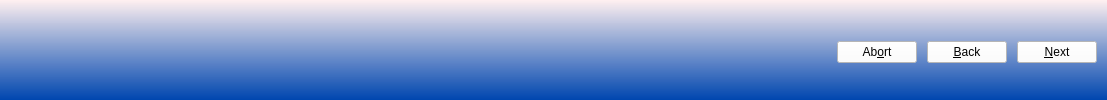
     <widget class="QWidget" name="footerWidget" native="true">
      <property name="sizePolicy">
       <sizepolicy hsizetype="Preferred" vsizetype="Fixed">
        <horstretch>0</horstretch>
        <verstretch>0</verstretch>
       </sizepolicy>
      </property>
      <property name="autoFillBackground">
       <bool>false</bool>
      </property>
      <property name="styleSheet">
       <string notr="true">background-color: qlineargradient(spread:pad, x1:1, y1:1, x2:1, y2:0, stop:0 rgba(0, 70, 175, 255), stop:1 rgba(255, 240, 240, 240));</string>
      </property>
      <layout class="QHBoxLayout" name="horizontalLayout_2">
       <property name="spacing">
        <number>10</number>
       </property>
       <property name="leftMargin">
        <number>5</number>
       </property>
       <property name="topMargin">
        <number>10</number>
       </property>
       <property name="rightMargin">
        <number>10</number>
       </property>
       <property name="bottomMargin">
        <number>5</number>
       </property>
       <item>
        <widget class="QPushButton" name="pushHardware">
         <property name="minimumSize">
          <size>
           <width>0</width>
           <height>0</height>
          </size>
         </property>
         <property name="toolTip">
          <string/>
         </property>
         <property name="statusTip">
          <string>Display hardware compatibility diagnostic</string>
         </property>
         <property name="text">
          <string/>
         </property>
         <property name="icon">
          <iconset resource="sysinstaller.qrc">
           <normaloff>:/modules/images/systemsettings.png</normaloff>:/modules/images/systemsettings.png</iconset>
         </property>
         <property name="iconSize">
          <size>
           <width>32</width>
           <height>32</height>
          </size>
         </property>
         <property name="flat">
          <bool>true</bool>
         </property>
        </widget>
       </item>
       <item>
        <widget class="QPushButton" name="pushNetwork">
         <property name="statusTip">
          <string>Manage network connectivity</string>
         </property>
         <property name="text">
          <string/>
         </property>
         <property name="icon">
          <iconset resource="sysinstaller.qrc">
           <normaloff>:/modules/images/networkwired.png</normaloff>:/modules/images/networkwired.png</iconset>
         </property>
         <property name="iconSize">
          <size>
           <width>32</width>
           <height>32</height>
          </size>
         </property>
         <property name="flat">
          <bool>true</bool>
         </property>
        </widget>
       </item>
       <item>
        <widget class="QPushButton" name="helpButton">
         <property name="statusTip">
          <string>Display help for the current screen</string>
         </property>
         <property name="text">
          <string/>
         </property>
         <property name="icon">
          <iconset resource="sysinstaller.qrc">
           <normaloff>:/modules/images/help-hint.png</normaloff>:/modules/images/help-hint.png</iconset>
         </property>
         <property name="iconSize">
          <size>
           <width>32</width>
           <height>32</height>
          </size>
         </property>
         <property name="flat">
          <bool>true</bool>
         </property>
        </widget>
       </item>
       <item>
        <widget class="QPushButton" name="pushTouchKeyboard">
         <property name="toolTip">
          <string/>
         </property>
         <property name="statusTip">
          <string>Launch the on-screen keyboard</string>
         </property>
         <property name="text">
          <string/>
         </property>
         <property name="icon">
          <iconset resource="sysinstaller.qrc">
           <normaloff>:/PCBSD/images/input-keyboard.png</normaloff>:/PCBSD/images/input-keyboard.png</iconset>
         </property>
         <property name="iconSize">
          <size>
           <width>32</width>
           <height>32</height>
          </size>
         </property>
         <property name="flat">
          <bool>true</bool>
         </property>
        </widget>
       </item>
       <item>
        <widget class="QPushButton" name="pushChangeKeyLayout">
         <property name="toolTip">
          <string/>
         </property>
         <property name="statusTip">
          <string>Switch between US layout and user selected layout</string>
         </property>
         <property name="text">
          <string/>
         </property>
         <property name="icon">
          <iconset resource="sysinstaller.qrc">
           <normaloff>:/modules/images/keyboard.png</normaloff>:/modules/images/keyboard.png</iconset>
         </property>
         <property name="iconSize">
          <size>
           <width>32</width>
           <height>32</height>
          </size>
         </property>
         <property name="autoDefault">
          <bool>false</bool>
         </property>
         <property name="default">
          <bool>false</bool>
         </property>
         <property name="flat">
          <bool>true</bool>
         </property>
        </widget>
       </item>
       <item>
        <widget class="QPushButton" name="pushShell">
         <property name="toolTip">
          <string>Emergency Shell and Utilities</string>
         </property>
         <property name="statusTip">
          <string>Emergency Shell and Utilities</string>
         </property>
         <property name="text">
          <string/>
         </property>
         <property name="icon">
          <iconset resource="sysinstaller.qrc">
           <normaloff>:/PCBSD/images/terminal.png</normaloff>:/PCBSD/images/terminal.png</iconset>
         </property>
         <property name="iconSize">
          <size>
           <width>32</width>
           <height>32</height>
          </size>
         </property>
         <property name="flat">
          <bool>true</bool>
         </property>
        </widget>
       </item>
       <item>
        <spacer name="horizontalSpacer">
         <property name="orientation">
          <enum>Qt::Horizontal</enum>
         </property>
         <property name="sizeHint" stdset="0">
          <size>
           <width>532</width>
           <height>20</height>
          </size>
         </property>
        </spacer>
       </item>
       <item>
        <widget class="QPushButton" name="abortButton">
         <property name="statusTip">
          <string>Cancel the installation</string>
         </property>
         <property name="styleSheet">
          <string notr="true">background-color: rgb(255, 255, 255);</string>
         </property>
         <property name="text">
          <string>Ab&amp;ort</string>
         </property>
         <property name="iconSize">
          <size>
           <width>20</width>
           <height>20</height>
          </size>
         </property>
        </widget>
       </item>
       <item>
        <widget class="QPushButton" name="backButton">
         <property name="statusTip">
          <string/>
         </property>
         <property name="styleSheet">
          <string notr="true">background-color: rgb(255, 255, 255);</string>
         </property>
         <property name="text">
          <string>&amp;Back</string>
         </property>
         <property name="iconSize">
          <size>
           <width>20</width>
           <height>20</height>
          </size>
         </property>
        </widget>
       </item>
       <item>
        <widget class="QPushButton" name="nextButton">
         <property name="statusTip">
          <string/>
         </property>
         <property name="styleSheet">
          <string notr="true">background-color: rgb(255, 255, 255);</string>
         </property>
         <property name="text">
          <string>&amp;Next</string>
         </property>
         <property name="iconSize">
          <size>
           <width>20</width>
           <height>20</height>
          </size>
         </property>
        </widget>
       </item>
      </layout>
     </widget>
